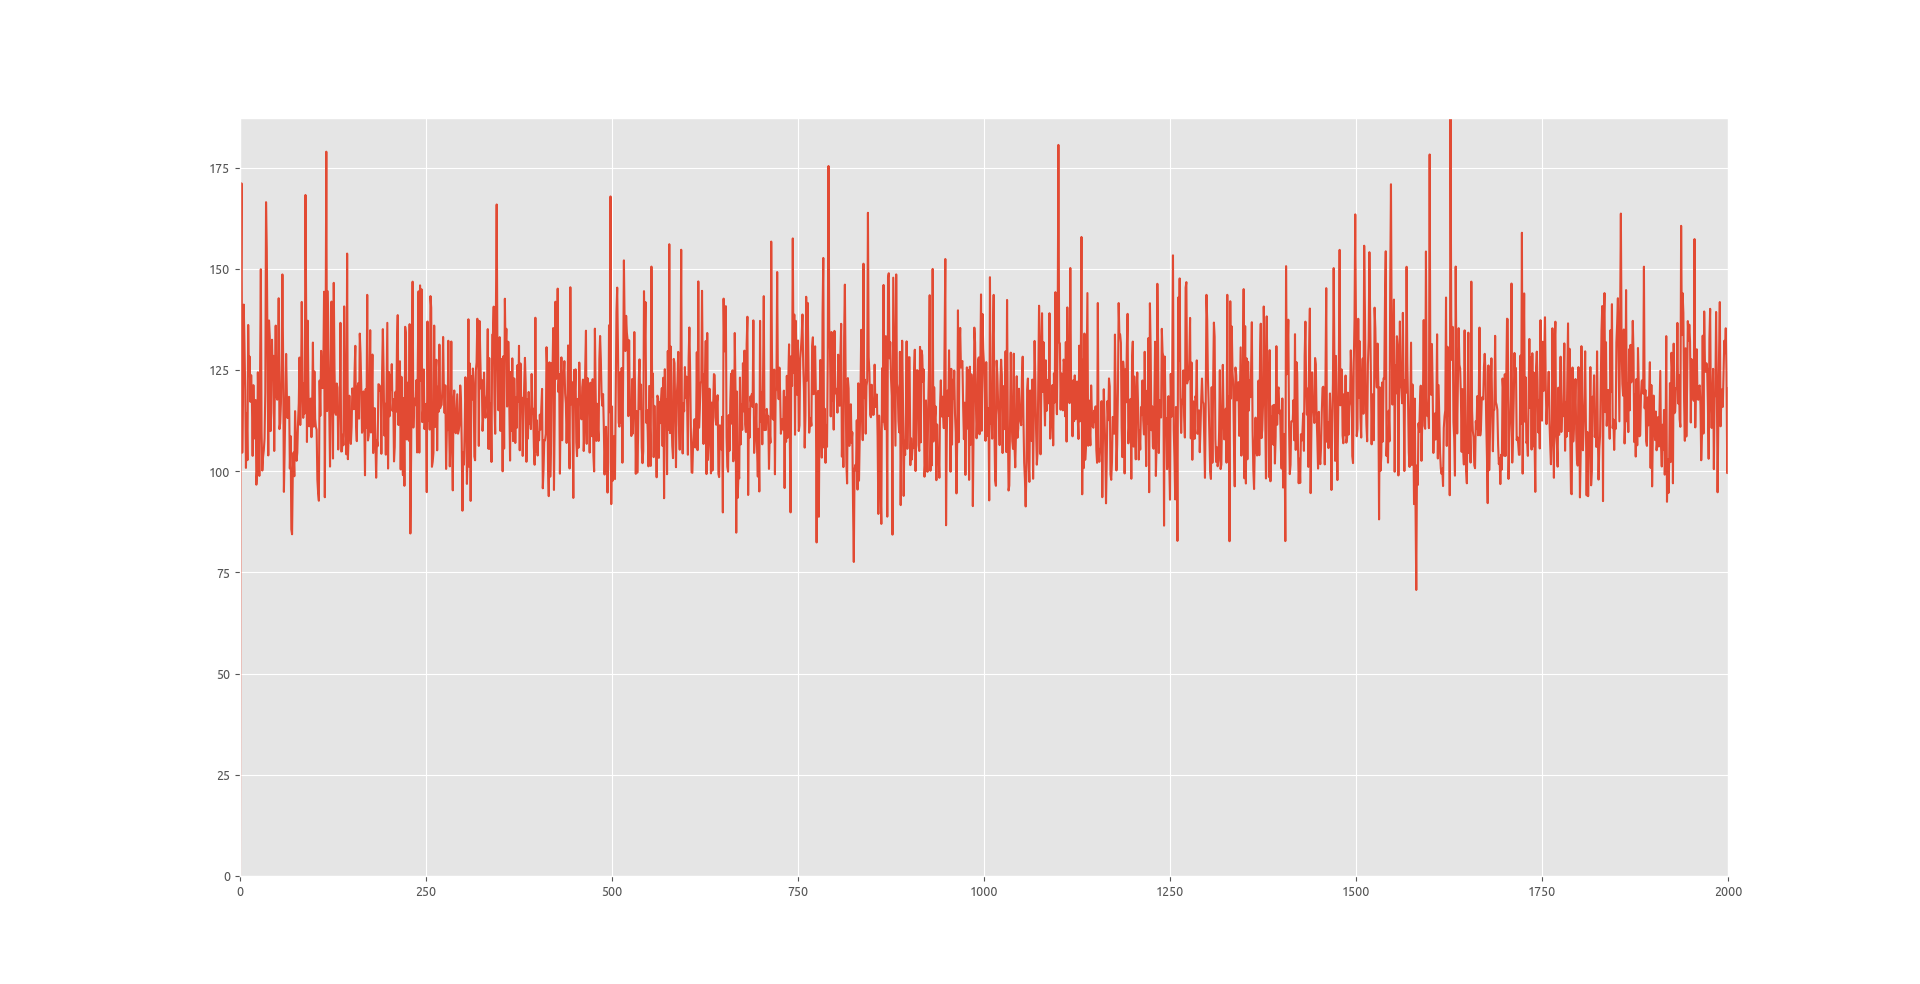

The script that drew this image:
import glob
import os
import librosa
import matplotlib.pyplot as plt
import tensorflow as tf
import numpy as np

plt.style.use('ggplot')

plt.rcParams['font.family'] = 'serif'
plt.rcParams['font.serif'] = 'Ubuntu'
plt.rcParams['font.monospace'] = 'Ubuntu Mono'
plt.rcParams['font.size'] = 12
plt.rcParams['axes.labelsize'] = 11
plt.rcParams['axes.labelweight'] = 'bold'
plt.rcParams['axes.titlesize'] = 12
plt.rcParams['xtick.labelsize'] = 9
plt.rcParams['ytick.labelsize'] = 9
plt.rcParams['legend.fontsize'] = 11
plt.rcParams['figure.titlesize'] = 13


def windows(data, window_size):
    start = 0
    while start < len(data):
        yield int(start), int(start + window_size)
        start += (window_size / 2)


def extract_features(parent_dir, sub_dirs, file_ext="*.wav", bands = 60, frames = 41):
    window_size = 512 * (frames - 1)
    log_specgrams = []
    labels = []
    for l, sub_dir in enumerate(sub_dirs):
        for fn in glob.glob(os.path.join(parent_dir, sub_dir, file_ext)):
            sound_clip, s = librosa.load(fn)
            print(fn)
            label = fn.split('/')[3].split('-')[1]
            for (start, end) in windows(sound_clip, window_size):
                if(len(sound_clip[start:end]) == window_size):
                    signal = sound_clip[start:end]
                    melspec = librosa.feature.melspectrogram(signal, n_mels=bands)
                    logspec = librosa.amplitude_to_db(melspec)
                    logspec = logspec.T.flatten()[:, np.newaxis].T
                    log_specgrams.append(logspec)
                    labels.append(label)

    log_specgrams = np.asarray(log_specgrams).reshape(len(log_specgrams), bands, frames, 1)
    features = np.concatenate((log_specgrams, np.zeros(np.shape(log_specgrams))), axis=3)
    for i in range(len(features)):
        features[i, :, :, 1] = librosa.feature.delta(features[i, :, :, 0])

    return np.array(features), np.array(labels, dtype = np.int)


def one_hot_encode(labels):
    n_labels = len(labels)
    n_unique_labels = len(np.unique(labels))
    one_hot_encode = np.zeros((n_labels, n_unique_labels))
    one_hot_encode[np.arange(n_labels), labels] = 1
    return one_hot_encode


def weight_variable(shape):
    initial = tf.truncated_normal(shape, stddev = 0.1)
    return tf.Variable(initial)


def bias_variable(shape):
    initial = tf.constant(1.0, shape = shape)
    return tf.Variable(initial)


def conv2d(x, W):
    return tf.nn.conv2d(x,W,strides=[1,2,2,1], padding='SAME')


def apply_convolution(x,kernel_size,num_channels,depth):
    weights = weight_variable([kernel_size, kernel_size, num_channels, depth])
    biases = bias_variable([depth])
    return tf.nn.relu(tf.add(conv2d(x, weights),biases))


def apply_max_pool(x,kernel_size,stride_size):
    return tf.nn.max_pool(x, ksize=[1, kernel_size, kernel_size, 1], 
                          strides=[1, stride_size, stride_size, 1], padding='SAME')


parent_dir = 'UrbanSound8K/audio/'
sub_dirs= ['fold1', 'fold2', 'fold3',
           'fold4', 'fold5', 'fold6',
           'fold7', 'fold8', 'fold9',
           'fold10']
features,labels = extract_features(parent_dir, sub_dirs)
labels = one_hot_encode(labels)


rnd_indices = np.random.rand(len(labels)) < 0.70

train_x = features[rnd_indices]
train_y = labels[rnd_indices]
test_x = features[~rnd_indices]
test_y = labels[~rnd_indices]


frames = 41
bands = 60

feature_size = 2460  # 60x41
num_labels = 10
num_channels = 2

batch_size = 50
kernel_size = 30
depth = 20
num_hidden = 200

learning_rate = 0.01
training_iterations = 2000


X = tf.placeholder(tf.float32, shape=[None, bands, frames, num_channels])
Y = tf.placeholder(tf.float32, shape=[None, num_labels])

cov = apply_convolution(X, kernel_size, num_channels, depth)

shape = cov.get_shape().as_list()
cov_flat = tf.reshape(cov, [-1, shape[1] * shape[2] * shape[3]])

f_weights = weight_variable([shape[1] * shape[2] * depth, num_hidden])
f_biases = bias_variable([num_hidden])
f = tf.nn.sigmoid(tf.add(tf.matmul(cov_flat, f_weights), f_biases))

out_weights = weight_variable([num_hidden, num_labels])
out_biases = bias_variable([num_labels])
y_ = tf.nn.softmax(tf.matmul(f, out_weights) + out_biases)


cross_entropy = -tf.reduce_sum(Y * tf.log(y_))
optimizer = tf.train.AdamOptimizer(learning_rate=learning_rate).minimize(cross_entropy)
correct_prediction = tf.equal(tf.argmax(y_, 1), tf.argmax(Y, 1))
accuracy = tf.reduce_mean(tf.cast(correct_prediction, tf.float32))


cost_history = np.empty(shape=[1], dtype=float)
with tf.Session() as session:
    writer = tf.summary.FileWriter('graphs/cnn/', session.graph)
    tf.global_variables_initializer().run()

    for itr in range(training_iterations):
        offset = (itr * batch_size) % (train_y.shape[0] - batch_size)
        batch_x = train_x[offset:(offset + batch_size), :, :, :]
        batch_y = train_y[offset:(offset + batch_size), :]

        _, c = session.run([optimizer, cross_entropy], feed_dict={X: batch_x, Y : batch_y})
        cost_history = np.append(cost_history, c)

    print('Test accuracy: ', round(session.run(accuracy, feed_dict={X: test_x, Y: test_y}), 3))
    fig = plt.figure(figsize=(15, 10))
    plt.plot(cost_history)
    plt.axis([0, training_iterations, 0, np.max(cost_history)])
    plt.show()
